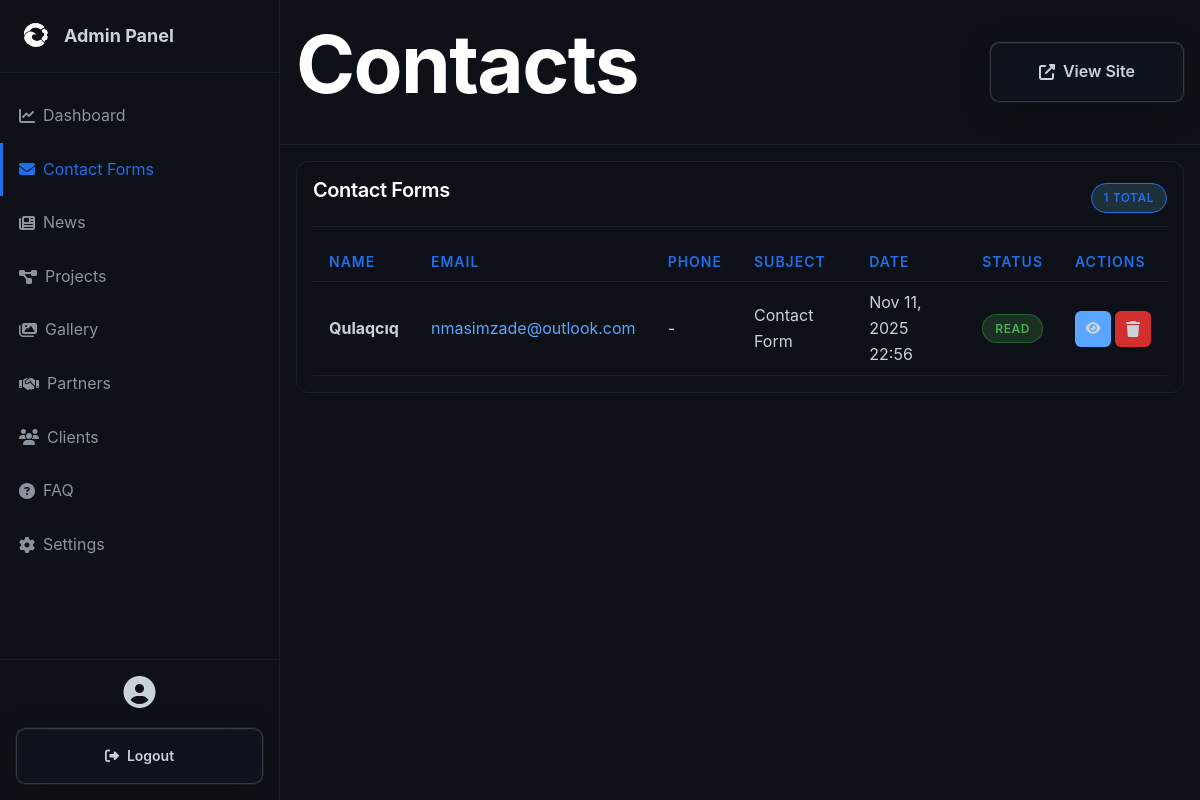
The page /admin/contacts.php (signed in) on the database as committed earlier.
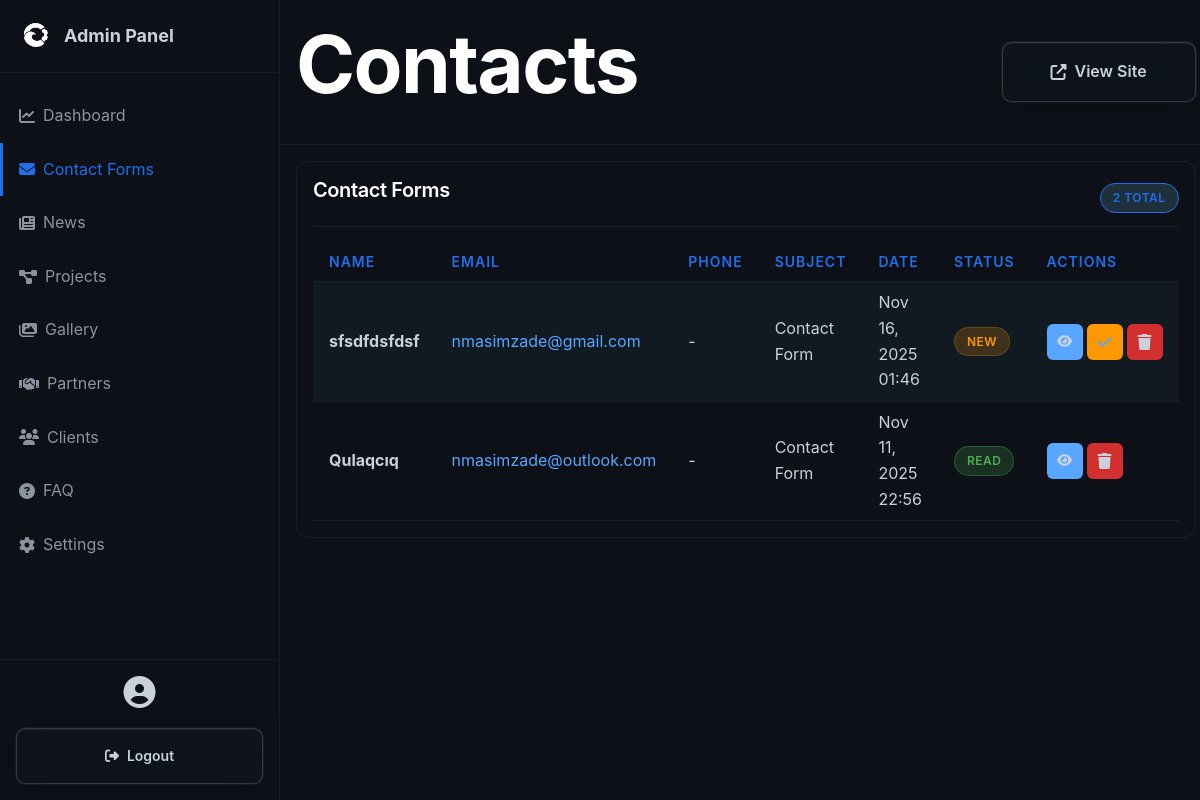
The same page on the database as committed later.
### tables this page shows
CREATE TABLE contacts (
                id INTEGER PRIMARY KEY AUTOINCREMENT,
                name TEXT NOT NULL,
                email TEXT NOT NULL,
                phone TEXT,
                subject TEXT,
                message TEXT NOT NULL,
                created_at DATETIME DEFAULT CURRENT_TIMESTAMP,
                is_read INTEGER DEFAULT 0
            );

### admin/contacts.php (the view, shortened to what this page needs)
<?php
require_once 'header.php';
$db = Database::getInstance()->getConnection();
$stmt = $db->query("SELECT * FROM contacts ORDER BY created_at DESC");
$contacts = $stmt->fetchAll();
?>
<div class="admin-card">
    <div class="admin-card-header">
        <h3 class="admin-card-title">Contact Forms</h3>
        <div>
            <span class="badge badge-info"><?php echo count($contacts); ?> Total</span>
        </div>
    </div>
    <?php if (count($contacts) > 0): ?>
    <table class="admin-table">
        <thead>
            <tr>
                <th>Name</th>
                <th>Email</th>
                <th>Phone</th>
                <th>Subject</th>
                <th>Date</th>
                <th>Status</th>
                <th>Actions</th>
            </tr>
        </thead>
        <tbody>
            <?php foreach ($contacts as $contact): ?>
            <tr style="<?php echo !$contact['is_read'] ? 'background: rgba(107, 168, 214, 0.05);' : ''; ?>">
                <td><strong><?php echo htmlspecialchars($contact['name']); ?></strong></td>
                <td><a href="mailto:<?php echo $contact['email']; ?>"><?php echo htmlspecialchars($contact['email']); ?></a></td>
                <td><?php echo htmlspecialchars($contact['phone'] ?: '-'); ?></td>
                <td><?php echo htmlspecialchars($contact['subject']); ?></td>
                <td><?php echo date('M j, Y H:i', strtotime($contact['created_at'])); ?></td>
                <td>
                    <?php if ($contact['is_read']): ?>
                        <span class="badge badge-success">Read</span>
                    <?php else: ?>
                        <span class="badge badge-warning">New</span>
                    <?php endif; ?>
                </td>
                <td>
                    <div class="action-buttons">
                        <button class="btn-icon btn-edit" onclick="viewMessage(<?php echo $contact['id']; ?>, <?php echo htmlspecialchars(json_encode($contact)); ?>)">
                            <i class="fas fa-eye"></i>
                        </button>
                        <?php if (!$contact['is_read']): ?>
                        <a href="?mark_read=<?php echo $contact['id']; ?>" class="btn-icon" style="background: #ff9800;">
                            <i class="fas fa-check"></i>
                        </a>
                        <?php endif; ?>
                        <a href="?delete=<?php echo $contact['id']; ?>" class="btn-icon btn-delete" data-action="delete">
                            <i class="fas fa-trash"></i>
                        </a>
                    </div>
                </td>
            </tr>
            <?php endforeach; ?>
        </tbody>
    </table>
    <?php endif; ?>
</div>
<?php require_once 'footer.php'; ?>

### admin/header.php (shortened to what this page needs)
<?php
$current_page = basename($_SERVER['PHP_SELF'], '.php');
?>
<!DOCTYPE html>
<html lang="en">
<head>
    <link rel="stylesheet" href="https://cdnjs.cloudflare.com/ajax/libs/font-awesome/6.4.0/css/all.min.css">
    <link rel="stylesheet" href="<?php echo BASE_URL; ?>/assets/css/style.css">
    <link rel="stylesheet" href="<?php echo BASE_URL; ?>/assets/css/admin.css">
</head>
<body>
    <div class="admin-wrapper">
        <aside class="admin-sidebar">
            <div class="admin-logo">
                <img src="<?php echo BASE_URL; ?>/assets/images/logo.svg" alt="<?php echo SITE_NAME; ?>" style="height: 40px;  filter: brightness(0) invert(1);">
                <span>Admin Panel</span>
            </div>
            <nav class="admin-nav">
                <a href="<?php echo BASE_URL; ?>/admin/index.php" class="admin-nav-item <?php echo $current_page == 'index' ? 'active' : ''; ?>">
                    <i class="fas fa-chart-line"></i> Dashboard
                </a>
                <a href="<?php echo BASE_URL; ?>/admin/contacts.php" class="admin-nav-item <?php echo $current_page == 'contacts' ? 'active' : ''; ?>">
                    <i class="fas fa-envelope"></i> Contact Forms
                </a>
                <a href="<?php echo BASE_URL; ?>/admin/news.php" class="admin-nav-item <?php echo $current_page == 'news' ? 'active' : ''; ?>">
                    <i class="fas fa-newspaper"></i> News
                </a>
                <a href="<?php echo BASE_URL; ?>/admin/projects.php" class="admin-nav-item <?php echo $current_page == 'projects' ? 'active' : ''; ?>">
                    <i class="fas fa-project-diagram"></i> Projects
                </a>
                <a href="<?php echo BASE_URL; ?>/admin/gallery.php" class="admin-nav-item <?php echo $current_page == 'gallery' ? 'active' : ''; ?>">
                    <i class="fas fa-images"></i> Gallery
                </a>
                <a href="<?php echo BASE_URL; ?>/admin/partners.php" class="admin-nav-item <?php echo $current_page == 'partners' ? 'active' : ''; ?>">
                    <i class="fas fa-handshake"></i> Partners
                </a>
                <a href="<?php echo BASE_URL; ?>/admin/clients.php" class="admin-nav-item <?php echo $current_page == 'clients' || $current_page == 'clients-edit' ? 'active' : ''; ?>">
                    <i class="fas fa-users"></i> Clients
                </a>
                <a href="<?php echo BASE_URL; ?>/admin/faq.php" class="admin-nav-item <?php echo $current_page == 'faq' ? 'active' : ''; ?>">
                    <i class="fas fa-question-circle"></i> FAQ
                </a>
                <a href="<?php echo BASE_URL; ?>/admin/settings.php" class="admin-nav-item <?php echo $current_page == 'settings' ? 'active' : ''; ?>">
                    <i class="fas fa-cog"></i> Settings
                </a>
            </nav>
            <div class="admin-user">
                <div style="margin-bottom: 1rem;">
                    <i class="fas fa-user-circle" style="font-size: 2rem;"></i>
                </div>
                <a href="?logout=1" class="btn btn-outline" style="width: 100%; font-size: 0.875rem;">
                    <i class="fas fa-sign-out-alt"></i> Logout
                </a>
            </div>
        </aside>
        <main class="admin-main">
            <div class="admin-header">
                <h1><?php echo ucfirst(str_replace('-', ' ', $current_page)); ?></h1>
                <div>
                    <a href="<?php echo BASE_URL; ?>/" target="_blank" class="btn btn-outline">
                        <i class="fas fa-external-link-alt"></i> View Site
                    </a>
                </div>
            </div>
            <div class="admin-content">

### admin/footer.php (shortened to what this page needs)
            </div>
        </main>
    </div>
</body>
</html>

### assets/css/style.css (style rules this page uses)
*, *::before, *::after { box-sizing: border-box; margin: 0; padding: 0; }
html { scroll-behavior: smooth; scroll-padding-top: 80px; }
* { transition: color var(--transition-normal), background-color var(--transition-normal), border-color var(--transition-normal), box-shadow var(--transition-normal), transform var(--transition-normal), opacity var(--transition-normal); }
button, a, .btn, .card, .nav-item, [role="button"] { transition: color var(--transition-fast), background-color var(--transition-fast), border-color var(--transition-fast), box-shadow var(--transition-fast), transform var(--transition-fast), opacity var(--transition-fast), filter var(--transition-fast); }
:root { --bg-primary: #0d1117; --bg-secondary: #161b22; --bg-tertiary: #21262d; --bg-overlay: rgba(13, 17, 23, 0.95); --color-primary: #58a6ff; --color-primary-hover: #79c0ff; --color-secondary: #1f6feb; --color-accent: #39d353; --color-accent-secondary: #56d364; --text-primary: #c9d1d9; --text-secondary: #8b949e; --text-muted: #6e7681; --text-white: #ffffff; --border-primary: #30363d; --border-secondary: #21262d; --border-muted: #161b22; --gradient-brand: linear-gradient(135deg, #58a6ff 0%, #1f6feb 100%); --gradient-success: linear-gradient(135deg, #56d364 0%, #39d353 100%); --gradient-purple: linear-gradient(135deg, #bc8cff 0%, #7c3aed 100%); --glow-primary: 0 0 40px rgba(88, 166, 255, 0.3); --glow-accent: 0 0 40px rgba(56, 211, 83, 0.3); --glow-purple: 0 0 40px rgba(188, 140, 255, 0.3); --spacing-xs: 0.25rem; --spacing-sm: 0.5rem; --spacing-md: 1rem; --spacing-lg: 1.5rem; --spacing-xl: 2rem; --spacing-2xl: 3rem; --spacing-3xl: 4rem; --spacing-4xl: 6rem; --spacing-5xl: 6.5rem; --radius-sm: 0.375rem; --radius-md: 0.6rem; --radius-lg: 0.75rem; --radius-xl: 0.8rem; --radius-2xl: 1rem; --shadow-sm: 0 1px 3px rgba(0, 0, 0, 0.5); --shadow-md: 0 4px 12px rgba(0, 0, 0, 0.4); --shadow-lg: 0 10px 30px rgba(0, 0, 0, 0.5); --shadow-xl: 0 20px 60px rgba(0, 0, 0, 0.6); --transition-fast: 150ms cubic-bezier(0.4, 0, 0.2, 1); --transition-normal: 200ms cubic-bezier(0.4, 0, 0.2, 1); --transition-slow: 300ms cubic-bezier(0.4, 0, 0.2, 1); }
* { margin: 0; padding: 0; box-sizing: border-box; }
html { scroll-behavior: smooth; font-size: 16px; width: 100%; max-width: 100vw; overflow-x: hidden; }
body { font-family: "SF Pro Display", -apple-system, BlinkMacSystemFont, "Segoe UI", "Noto Sans", Helvetica, Arial, sans-serif; background-color: var(--bg-primary); color: var(--text-primary); line-height: 1.6; overflow-x: hidden; width: 100%; max-width: 100vw; -webkit-font-smoothing: antialiased; -moz-osx-font-smoothing: grayscale; }
h1, h2, h3, h4, h5, h6 { font-weight: 600; line-height: 1.2; color: var(--text-white); margin-bottom: var(--spacing-md); letter-spacing: -0.02em; }
h1 { font-size: clamp(2.5rem, 8vw, 5rem); font-weight: 700; }
h3 { font-size: clamp(1.5rem, 4vw, 2.5rem); }
a { color: var(--color-primary); text-decoration: none; transition: color var(--transition-fast); }
.btn { display: inline-flex; align-items: center; justify-content: center; gap: var(--spacing-sm); padding: var(--spacing-md) var(--spacing-2xl); font-weight: 600; font-size: 1rem; border-radius: var(--radius-md); border: 1px solid transparent; cursor: pointer; transition: all var(--transition-fast); text-align: center; white-space: nowrap; font-family: inherit; }
.btn-outline { background: rgba(33, 38, 45, 0.15); backdrop-filter: blur(20px) saturate(180%); -webkit-backdrop-filter: blur(20px) saturate(180%); color: var(--text-primary); border: 1px solid rgba(139, 148, 158, 0.3); box-shadow: 0 8px 32px rgba(0, 0, 0, 0.15), inset 0 1px 0 rgba(255, 255, 255, 0.05), 0 0 0 1px rgba(139, 148, 158, 0.1); position: relative; overflow: hidden; }
.btn-outline::before { content: ""; position: absolute; top: 0; left: -100%; width: 100%; height: 100%; background: linear-gradient( 90deg, transparent, rgba(139, 148, 158, 0.2), transparent ); transition: left 0.5s ease; }
.badge { display: inline-block; padding: var(--spacing-xs) var(--spacing-md); border-radius: var(--radius-md); font-size: 0.75rem; font-weight: 600; text-transform: uppercase; letter-spacing: 0.5px; border: 1px solid; }
.badge-success { background: rgba(56, 211, 83, 0.1); color: var(--color-accent); border-color: rgba(56, 211, 83, 0.3); }
.badge-warning { background: rgba(187, 128, 9, 0.1); color: #d29922; border-color: rgba(187, 128, 9, 0.3); }

Rows that differ between the two databases and show on the page:
added contacts: name "sfsdfdsfdsf", email "nmasimzade@gmail.com", phone "-", subject "Contact Form", created_at "Nov 16, 2025 01:46", is_read "NEW"
Other text that changed with them:
count($contacts): "1" → "2"
